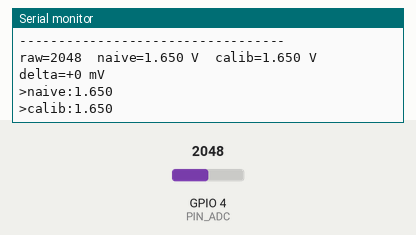
This program was run on a simulated ESP32-S3. On the bench: the last lines printed to the serial monitor. The inputs (shaded band) are chosen by the test bench; at power-on: GPIO 4 (PIN_ADC) = 2048 (analog values on the 0–4095 scale).

Above: at 1.2 s.
1.3 s: GPIO 4 (PIN_ADC) set to 491
At 1.31 s:
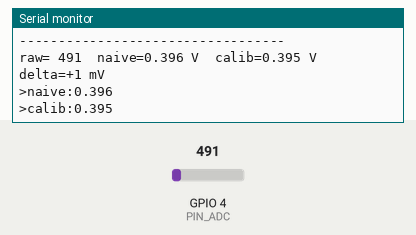
2.9 s: GPIO 4 (PIN_ADC) set to 60
At 2.91 s:
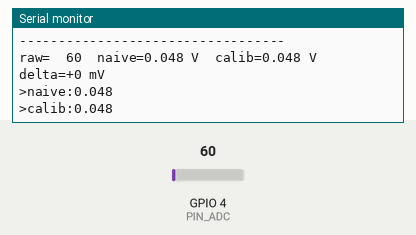
4.5 s: GPIO 4 (PIN_ADC) set to 0
At 4.51 s:
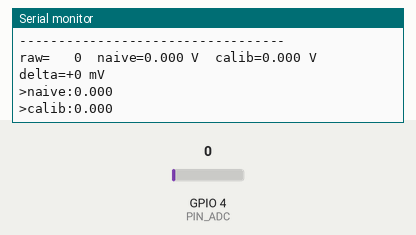
Timing chart, 0 to 7.5 s (numbered marks = the images above; inputs shaded):
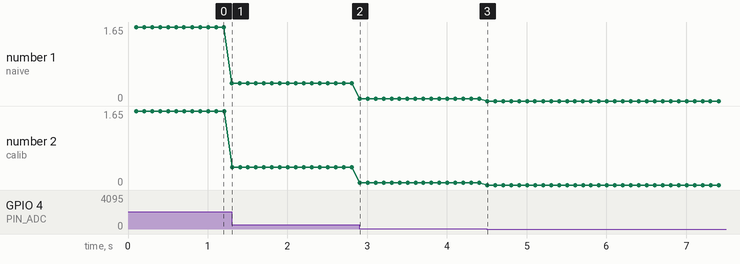

The program:

main.cpp
```cpp
#include <Arduino.h>

const int PIN_ADC = 4;
const float VREF_NAIVE = 3.3f;

uint32_t t_prev = 0;

void setup() {
  Serial.begin(115200);
  analogReadResolution(12);
  analogSetPinAttenuation(PIN_ADC, ADC_11db);
}

void loop() {
  uint32_t now = millis();
  if (now - t_prev >= 100) {
    t_prev = now;

    int raw = analogRead(PIN_ADC);
    float v_naive = raw * VREF_NAIVE / 4095.0f;
    uint32_t mv   = analogReadMilliVolts(PIN_ADC);

    Serial.printf("----------------------------------\n");
    Serial.printf("raw=%4d  naive=%.3f V  calib=%.3f V  delta=%+.0f mV\n",
                  raw, v_naive, mv / 1000.0f, v_naive * 1000.0f - (float)mv);

    Serial.printf(">naive:%.3f\n>calib:%.3f\n", v_naive, mv / 1000.0f);
  }
}
```

Measured:
- after the input at 1.3 s, the serial monitor: prints a new line at once (image 1)
- after the input at 2.9 s, the serial monitor: prints a new line at once (image 2)
- after the input at 4.5 s, the serial monitor: prints a new line at once (image 3)
- plotted number 1: 1.65 → 0.4 after the input at 1.3 s, 0.4 → 0.05 after the input at 2.9 s
- plotted number 2: 1.65 → 0.4 after the input at 1.3 s, 0.4 → 0.05 after the input at 2.9 s
